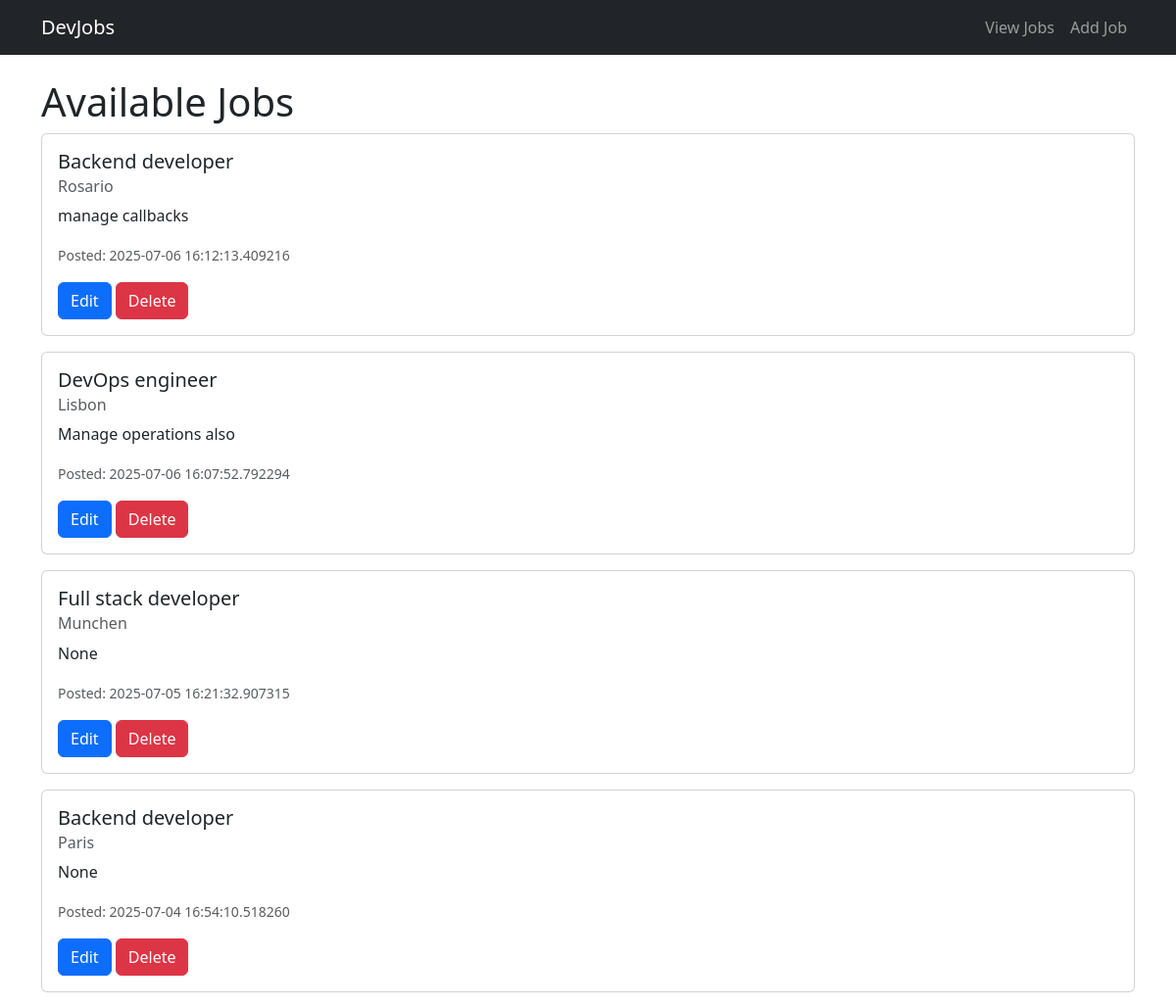
The app's page /view-jobs, older data.
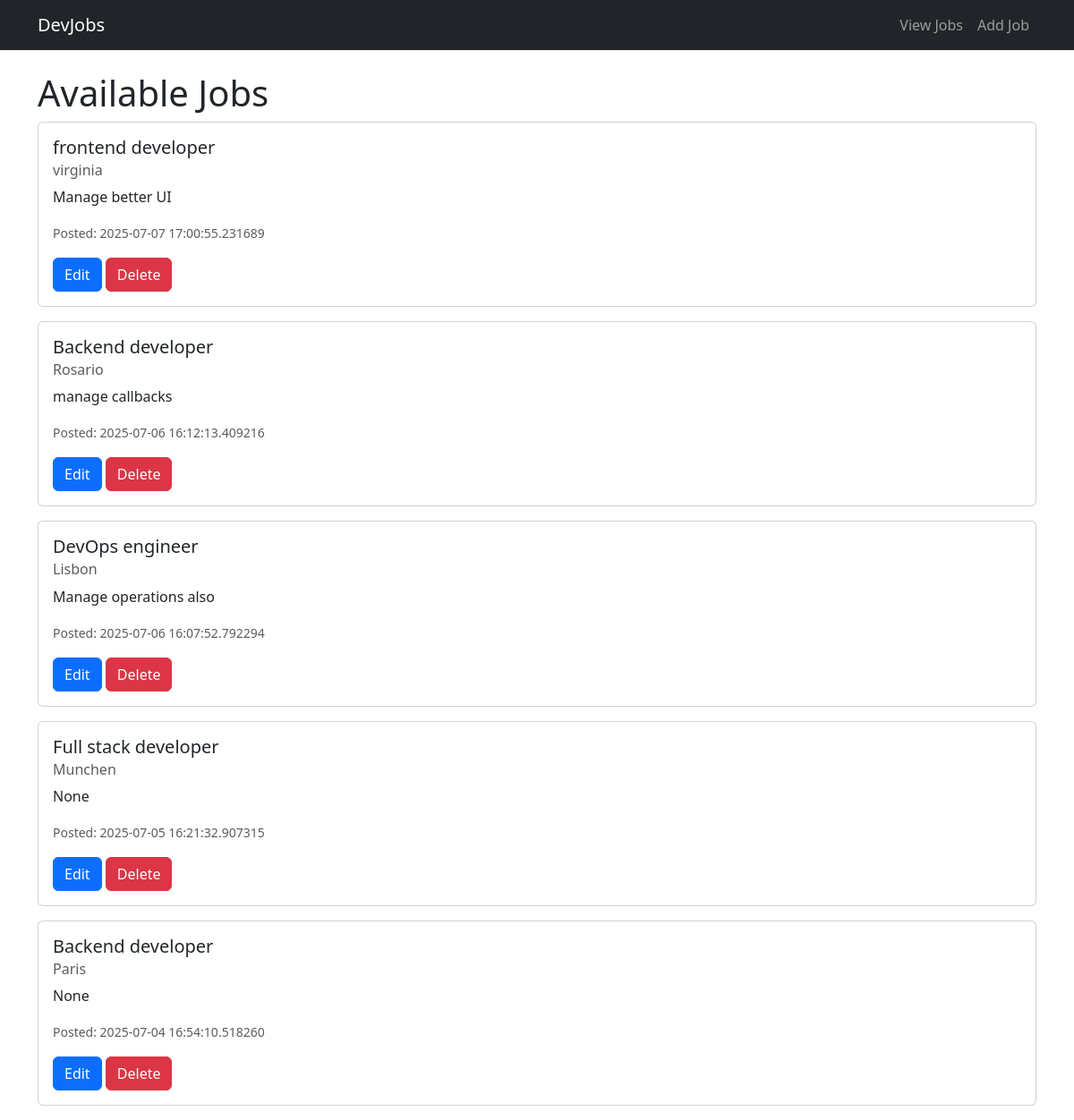
The same page, newer data.
### app.py (models this page shows)
class Job(db.Model):
    id = db.Column(db.Integer, primary_key=True)
    title = db.Column(db.String(100), nullable=False)
    location = db.Column(db.String(100), nullable=False)
    description = db.Column(db.Text, nullable=True)
    created_at = db.Column(db.DateTime, default=datetime.utcnow)

### app.py (the view)
@app.route('/view-jobs')
def view_jobs():
    jobs = Job.query.order_by(Job.created_at.desc()).all()
    return render_template('jobs.html', jobs=jobs)

### templates/jobs.html (shortened to what this page needs)
{% extends "base.html" %}
{% block content %}
<h1>Available Jobs</h1>
{% for job in jobs %}
<div class="card mb-3">
    <div class="card-body">
        <h5 class="card-title">{{ job.title }}</h5>
        <h6 class="card-subtitle mb-2 text-muted">{{ job.location }}</h6>
        <p class="card-text">{{ job.description }}</p>
        <p class="card-text"><small class="text-muted">Posted: {{ job.created_at or "N/A" }}</small></p>
        <a href="/edit-job/{{ job.id }}" class="btn btn-primary">Edit</a>
        <form action="/delete-job/{{ job.id }}" method="POST" style="display:inline;">
            <button type="submit" class="btn btn-danger">Delete</button>
        </form>
    </div>
</div>
{% else %}
<p>No jobs posted yet.</p>
{% endfor %}
{% endblock %}

### templates/base.html (shortened to what this page needs)
<!DOCTYPE html>
<html lang="en">
<head>
    <link href="https://cdn.jsdelivr.net/npm/bootstrap@5.3.2/dist/css/bootstrap.min.css" rel="stylesheet">
</head>
<body>
    <nav class="navbar navbar-expand-lg navbar-dark bg-dark">
        <div class="container">
            <a class="navbar-brand" href="/">DevJobs</a>
            <div class="collapse navbar-collapse" id="navbarNav">
                <ul class="navbar-nav ms-auto">
                    <li class="nav-item">
                        <a class="nav-link" href="/view-jobs">View Jobs</a>
                    </li>
                    <li class="nav-item">
                        <a class="nav-link" href="/add-job">Add Job</a>
                    </li>
                </ul>
            </div>
        </div>
    </nav>
    <div class="container mt-4">
        {% block content %}
        {% endblock %}
    </div>
</body>
</html>

Row changes from the older to the newer data that the page shows:
added Job: title "frontend developer", location "virginia", description "Manage better UI", created_at "2025-07-07 17:00:55.231689"
